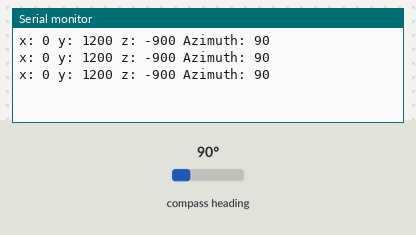
This sketch was run on a simulated Arduino Uno, built with avr-gcc and run on an emulated ATmega328P. On the bench: the last lines printed to the serial monitor. The inputs (shaded band) are chosen by the test bench; at power-on: compass heading 90°.

Above: at 1.3 s.
1.4 s: compass heading set to 7°
At 1.9 s:
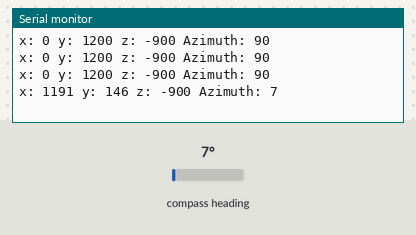
2.9 s: compass heading set to 180°
At 3.4 s:
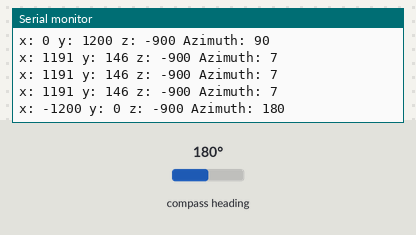
Timing chart, 0 to 5.9 s (numbered marks = the images above; inputs shaded):
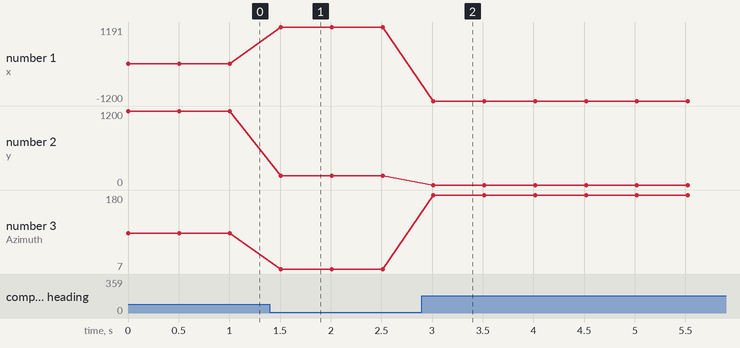

Measured:
- after the input at 1.4 s, the serial monitor: prints a new line after 0.11 s (image 1)
- after the input at 2.9 s, the serial monitor: prints a new line after 0.11 s (image 2)
- plotted number 1: 0 → 1191 after the input at 1.4 s, 1191 → -1200 after the input at 2.9 s
- plotted number 2: 1200 → 146 after the input at 1.4 s
- plotted number 3: 90 → 7 after the input at 1.4 s, 7 → 180 after the input at 2.9 s

The sketch:

K09_10_Kompass.ino
```cpp
#include "Wire.h"
#include "MechaQMC5883.h"

MechaQMC5883 Kompass;
int x, y, z;
int azimuth;

void setup() {
  Wire.begin();
  Serial.begin(9600);
  Kompass.init();
}

void loop() {
  Kompass.read(&x, &y, &z,&azimuth);
  Serial.print("x: ");
  Serial.print(x);
  Serial.print(" y: ");
  Serial.print(y);
  Serial.print(" z: ");
  Serial.print(z);
  Serial.print(" Azimuth: ");
  Serial.print(azimuth);
  Serial.println();
  delay(500);
}
```
